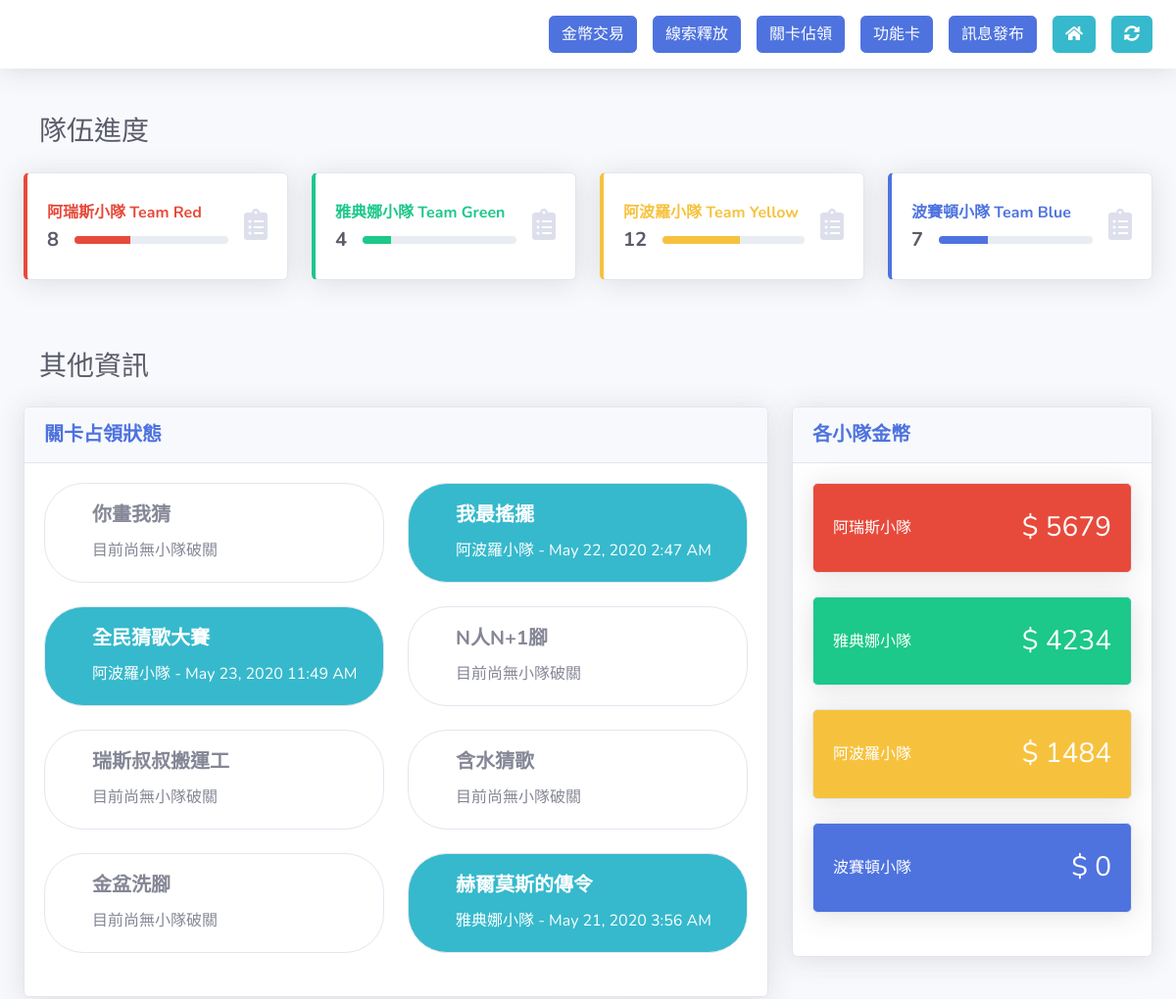
Page /dashboard (signed in, upper part) on the earlier database version.
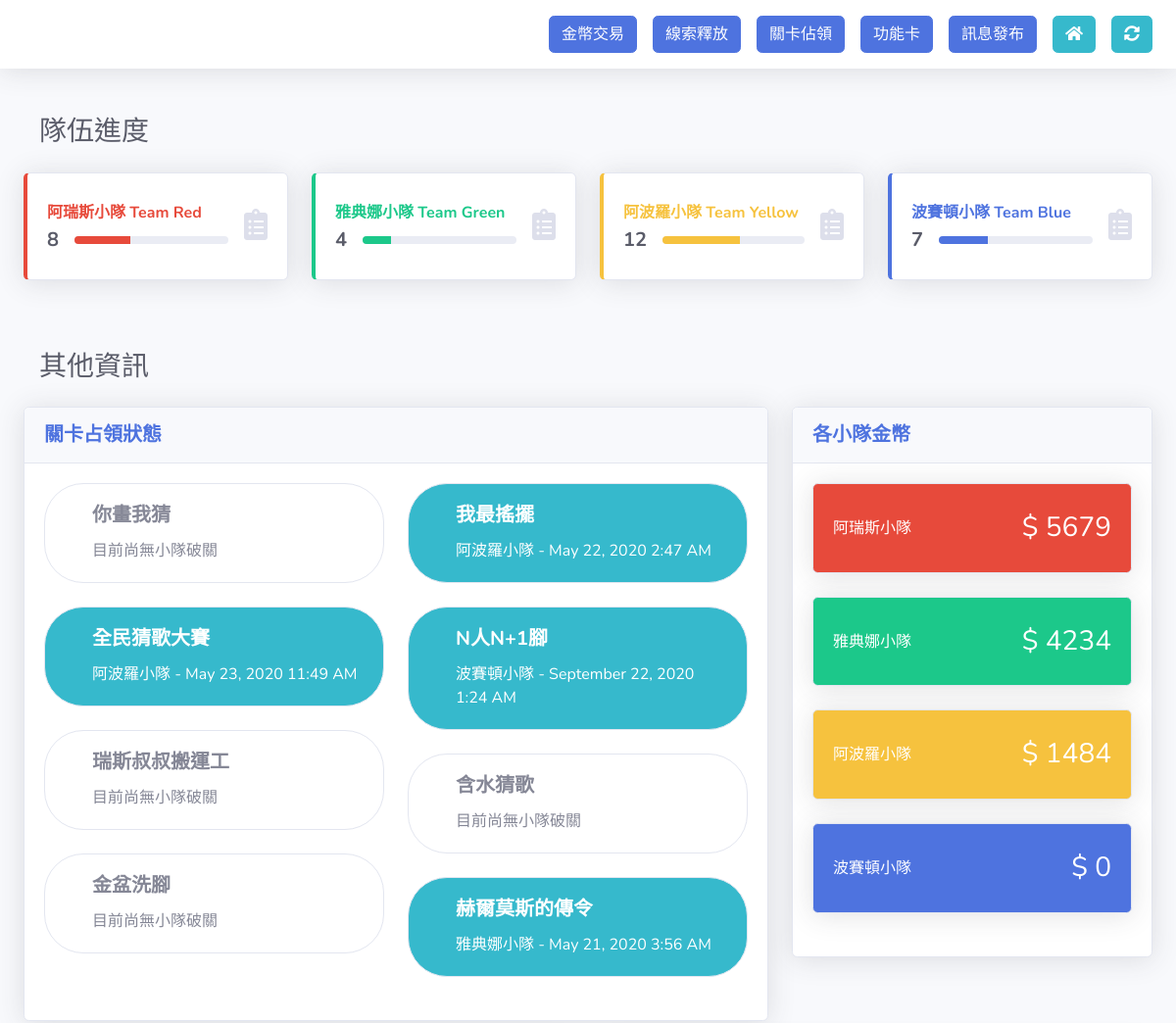
Same page on the later database version.
### main/models.py (models this page shows)
class Domain(db.Model):
    id = db.Column(db.Integer, primary_key=True)
    time = db.Column(db.DateTime)
    team_id = db.Column(db.Integer, default=0)

### main/routes.py (the view, shortened to what this page needs)
@app.route('/dashboard', methods=['GET', 'POST'])
def dashboard():
    if current_user.is_authenticated:
        tradeform = TradeForm()
        clueform = ClueForm()
        domainform = DomainForm()
        cardform = CardForm()
        infoform = InfoForm()
        userList = User.query.all()
        teamList = Team.query.all()
        eventList = Event.query.all() # TODO: 設定順序
        banCardList = BanCard.query.all()
        domainList = Domain.query.all()
        noticeList = Notice.query.all()
        if clueform.validate_on_submit():
            targetTeam = Team.query.filter_by(id=clueform.team_id.data).first()
            targetTeam.clues += clueform.clues.data
            db.session.add(targetTeam)
            db.session.commit()
            return redirect(url_for('dashboard'))
        if infoform.validate_on_submit(): # TODO: 訊息系統資料庫製作
            print(infoform.text.data)
            return redirect(url_for('dashboard'))
        return render_template('dashboard.html', tradeform=tradeform, infoform=infoform,
                            clueform=clueform, domainform=domainform, cardform=cardform,
                            teamList=teamList, domainList=domainList, eventList=eventList,
                            userList=userList, banCardList=banCardList)
    else:
        return redirect(url_for('login'))

### main/models.py (called while the page is built)
@login_manager.user_loader
def load_user(user_id):
    return User.query.get(int(user_id))

### main/templates/dashboard.html (shortened to what the changed rows need)
<!DOCTYPE html>
<html lang="zh-tw">
<head>
	<link href="/static/css/all.css" rel="stylesheet" type="text/css">
	<link rel="stylesheet"
		href="https://maxst.icons8.com/vue-static/landings/line-awesome/line-awesome/1.3.0/css/line-awesome.min.css">
	<link href="/static/css/sb-admin-2.min.css" rel="stylesheet">
	<link href="https://cdn.datatables.net/1.10.21/css/dataTables.bootstrap4.min.css" rel="stylesheet" type="text/css">
</head>
<body id="page-top">
	<div id="wrapper">
		<div id="content-wrapper" class="d-flex flex-column">
			<div id="content">
				<div class="container-fluid">
					<div class="row">
						<div class="col-xl-8 col-lg-7">
							<div class="card shadow mb-4">
								<div class="card-body">
									<div class="row">
										<div class="column col-6">
											<div class="card mb-4
												{% if domainList[5].team_id != None %}
												bg-info
												{% endif %}
												" , style="border-radius: 40px;">
												<div class="card-body pl-5">
													{% if domainList[5].team_id == None %}
													<h5 class="card-title font-weight-bold">N人N+1腳</h5>
													<p class="card-text">目前尚無小隊破關</p>
													{% else %}
													<h5 class="card-title text-white font-weight-bold">N人N+1腳</h5>
													{% if domainList[5].team_id == 1 %}
													<p class="card-text text-white">阿瑞斯小隊 -
														{{ moment(domainList[5].time).format('LLL') }}</p>
													{% elif domainList[5].team_id == 2 %}
													<p class="card-text text-white">雅典娜小隊 -
														{{ moment(domainList[5].time).format('LLL') }}</p>
													{% elif domainList[5].team_id == 3 %}
													<p class="card-text text-white">阿波羅小隊 -
														{{ moment(domainList[5].time).format('LLL') }}</p>
													{% elif domainList[5].team_id == 4 %}
													<p class="card-text text-white">波賽頓小隊 -
														{{ moment(domainList[5].time).format('LLL') }}</p>
													{% endif %}
													{% endif %}
												</div>
											</div>
										</div>
									</div>
								</div>
							</div>
						</div>
					</div>
				</div>
			</div>
		</div>
	</div>
</body>
</html>

Differences in the rows shown:
now on this page (row edited): Domain: time "September 22, 2020 1:24 AM"
changed Domain: team_id empty → 4 (drawn)
Other differences:
text no longer shown: "目前尚無小隊破關"
text now shown: "波賽頓小隊 -"
